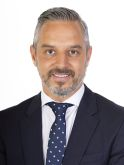
#> input picture scrapping/fotos_congreso/PP/Bravo Baena, Juan__9_L15.jpg, 124 x 165 px
$ python generate_game_manifest.py
#> lines starting #> are read from the running program, lines starting #| are printed output that depends on the picture
#!/usr/bin/env python3
"""Regenera el manifiesto: python3 scripts/generate_game_manifest.py.

Solo se incluyen JPG válidos de las cuatro carpetas admitidas. Los retratos se
recortan a un cuadrado tomando la parte superior, sin cambiar la resolución.
Se publican archivos con nombres ASCII para servir también los originales cuyos
nombres no son UTF-8, sin modificar los archivos descargados.
"""

import json
import hashlib
import os
from pathlib import Path

try:
    from PIL import Image, ImageOps
except ImportError as exc:
    raise SystemExit("Falta Pillow: instala la dependencia con 'python3 -m pip install Pillow'.") from exc


ROOT = Path(__file__).resolve().parent.parent
PHOTO_ROOT = ROOT / "scrapping" / "fotos_congreso"
OUTPUT = ROOT / "game" / "photos.json"
PUBLISHED = ROOT / "game" / "photos"
LABELS = {"PP": "PP", "PSOE": "PSOE", "VOX": "Vox", "SUMAR": "Sumar"}
SOF = set(range(0xC0, 0xD0)) - {0xC4, 0xC8, 0xCC}


def valid_jpeg(path):
    """Comprueba marcadores, segmentos, dimensiones y fin de imagen JPEG."""
    try:
        data = path.read_bytes()
    except OSError:
        return False
    if not data.startswith(b"\xff\xd8"):
        return False
    pos = 2
    frame = scan = False
    in_scan = False
    while pos < len(data):
        if in_scan:
            marker_start = data.find(b"\xff", pos)
        else:
            if data[pos] != 0xFF:
                return False
            marker_start = pos
        if marker_start < 0:
            return False
        pos = marker_start + 1
        while pos < len(data) and data[pos] == 0xFF:
            pos += 1
        if pos >= len(data):
            return False
        marker = data[pos]
        pos += 1
        if in_scan and (marker == 0 or 0xD0 <= marker <= 0xD7):
            continue
        in_scan = False
        if marker == 0xD9:
            return frame and scan
        if marker in (0, 0xD8) or 0xD0 <= marker <= 0xD7:
            return False
        if marker == 0x01:
            continue
        if pos + 2 > len(data):
            return False
        length = int.from_bytes(data[pos:pos + 2], "big")
        if length < 2 or pos + length > len(data):
            return False
        segment = data[pos + 2:pos + length]
        if marker in SOF:
            if len(segment) < 6 or not int.from_bytes(segment[1:3], "big") or not int.from_bytes(segment[3:5], "big"):
                return False
            if len(segment) != 6 + 3 * segment[5] or not segment[5]:
                return False
            frame = True
        elif marker == 0xDA:
            if not frame or len(segment) < 4 or not segment[0] or len(segment) != 4 + 2 * segment[0]:
                return False
            scan = True
            in_scan = True
        pos += length
    return False


def main():
    photos = []
    counts = {}
    root_resolved = PHOTO_ROOT.resolve(strict=True)
    for folder, label in LABELS.items():
        directory = PHOTO_ROOT / folder
        if directory.is_symlink() or not directory.is_dir() or not directory.resolve().is_relative_to(root_resolved):
            raise SystemExit(f"Carpeta no válida: {directory}")
        count = 0
        for path in directory.iterdir():
            if path.suffix.lower() != ".jpg" or path.is_symlink() or not path.is_file():
                continue
            if not path.resolve().is_relative_to(root_resolved) or not valid_jpeg(path):
                print(f"Excluida (ruta o JPEG inválido): {os.fsencode(path)!r}")
                continue
            # El nombre depende de la ruta original, no del orden de lectura.
            name = hashlib.sha256(os.fsencode(path.relative_to(PHOTO_ROOT))).hexdigest() + ".jpg"
            destination = PUBLISHED / folder / name
            destination.parent.mkdir(parents=True, exist_ok=True)
            try:
                with Image.open(path) as original:
#> original is the input picture: PIL image 124x165 RGB; mean R, G, B 161.3, 153.3, 154.3
                    portrait = ImageOps.exif_transpose(original)
                    portrait.load()
                    width, height = portrait.size
#> width = 124; height = 165
                    if width < 80 or height < 80:
                        raise ValueError("imagen demasiado pequeña")
                    side = min(width, height)
#> side = 124
                    left = (width - side) // 2
#> left = 0
                    # Los retratos del Congreso sitúan la cabeza en la mitad superior.
                    top = 0 if height > width else (height - side) // 2
#> top = 0
                    portrait = portrait.crop((left, top, left + side, top + side)).convert("RGB")
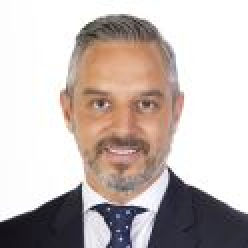
#> portrait: PIL image 124x124 RGB (shown 2 times larger); mean R, G, B 197.4, 186.6, 183.2
                    portrait.save(destination, "JPEG", quality=95, subsampling=0)
            except (OSError, ValueError) as exc:
                print(f"Excluida (no se pudo procesar): {os.fsencode(path)!r}: {exc}")
                continue
            src = destination.relative_to(ROOT).as_posix()
            photos.append({"src": src, "label": label})
            count += 1
        counts[label] = count
        if not count:
            raise SystemExit(f"No hay fotos válidas para {label}; no se ha generado el manifiesto.")
    photos.sort(key=lambda photo: photo["src"])
    OUTPUT.parent.mkdir(parents=True, exist_ok=True)
    OUTPUT.write_text(json.dumps({"version": 1, "photos": photos}, ensure_ascii=False, indent=2) + "\n", encoding="utf-8")
    for label, count in counts.items():
        print(f"{label}: {count}")
    print(f"Total: {len(photos)}; manifiesto: {OUTPUT.relative_to(ROOT)}")


if __name__ == "__main__":
#> (the run stopped early here; a loop or call above may not have finished)
